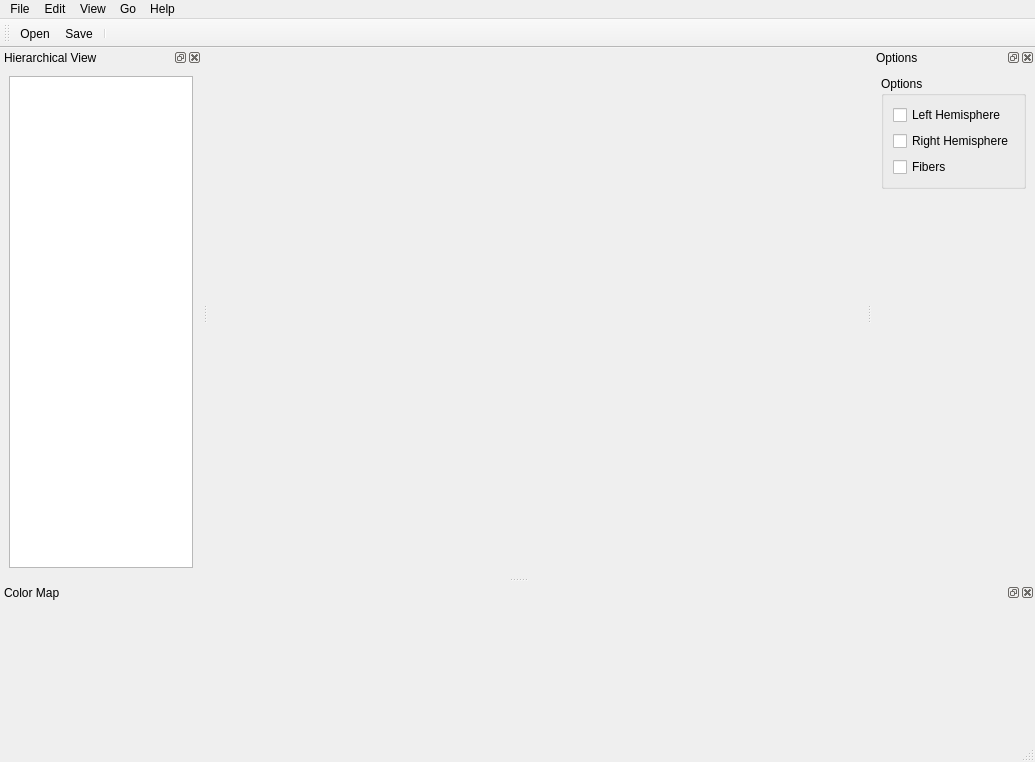
<?xml version="1.0" encoding="UTF-8"?>
<ui version="4.0">
 <class>MainWindow</class>
 <widget class="QMainWindow" name="MainWindow">
  <property name="geometry">
   <rect>
    <x>0</x>
    <y>0</y>
    <width>1035</width>
    <height>762</height>
   </rect>
  </property>
  <property name="acceptDrops">
   <bool>true</bool>
  </property>
  <property name="windowTitle">
   <string>Brainnetome Atlas Viewer</string>
  </property>
  <property name="windowIcon">
   <iconset resource="../res/res.qrc">
    <normaloff>:/icon/appicon.png</normaloff>:/icon/appicon.png</iconset>
  </property>
  <widget class="QWidget" name="centralwidget">
   <layout class="QGridLayout" name="gridLayout">
    <item row="0" column="0">
     <widget class="MeshViewer" name="glcanvas" native="true">
      <property name="minimumSize">
       <size>
        <width>640</width>
        <height>480</height>
       </size>
      </property>
     </widget>
    </item>
   </layout>
  </widget>
  <widget class="QMenuBar" name="menubar">
   <property name="geometry">
    <rect>
     <x>0</x>
     <y>0</y>
     <width>1035</width>
     <height>29</height>
    </rect>
   </property>
   <widget class="QMenu" name="menuFile">
    <property name="title">
     <string>File</string>
    </property>
    <addaction name="actionOpen"/>
    <addaction name="separator"/>
    <addaction name="actionSave"/>
    <addaction name="actionSaveAs"/>
    <addaction name="separator"/>
    <addaction name="actionQuit"/>
   </widget>
   <widget class="QMenu" name="menuEdit">
    <property name="title">
     <string>Edit</string>
    </property>
   </widget>
   <widget class="QMenu" name="menuView">
    <property name="title">
     <string>View</string>
    </property>
    <addaction name="actionToolbar"/>
    <addaction name="actionStatusbar"/>
    <addaction name="separator"/>
   </widget>
   <widget class="QMenu" name="menuHelp">
    <property name="title">
     <string>Help</string>
    </property>
    <addaction name="actionAbout"/>
   </widget>
   <widget class="QMenu" name="menuGo">
    <property name="title">
     <string>Go</string>
    </property>
   </widget>
   <addaction name="menuFile"/>
   <addaction name="menuEdit"/>
   <addaction name="menuView"/>
   <addaction name="menuGo"/>
   <addaction name="menuHelp"/>
  </widget>
  <widget class="QStatusBar" name="statusbar"/>
  <widget class="QToolBar" name="toolBar">
   <property name="windowTitle">
    <string>toolBar</string>
   </property>
   <property name="toolButtonStyle">
    <enum>Qt::ToolButtonIconOnly</enum>
   </property>
   <attribute name="toolBarArea">
    <enum>TopToolBarArea</enum>
   </attribute>
   <attribute name="toolBarBreak">
    <bool>false</bool>
   </attribute>
   <addaction name="actionOpen"/>
   <addaction name="actionSave"/>
   <addaction name="separator"/>
  </widget>
  <widget class="QDockWidget" name="dockWidget">
   <property name="windowTitle">
    <string>Hierarchical View</string>
   </property>
   <attribute name="dockWidgetArea">
    <number>1</number>
   </attribute>
   <widget class="QWidget" name="dockWidgetContents">
    <layout class="QGridLayout" name="gridLayout_2">
     <item row="0" column="0">
      <widget class="QTreeView" name="treeView">
       <property name="minimumSize">
        <size>
         <width>160</width>
         <height>0</height>
        </size>
       </property>
      </widget>
     </item>
    </layout>
   </widget>
  </widget>
  <widget class="QDockWidget" name="dockWidget_2">
   <property name="windowTitle">
    <string>Options</string>
   </property>
   <attribute name="dockWidgetArea">
    <number>2</number>
   </attribute>
   <widget class="QWidget" name="dockWidgetContents_2">
    <layout class="QGridLayout" name="gridLayout_4">
     <item row="0" column="0">
      <widget class="QGroupBox" name="groupBox">
       <property name="title">
        <string>Options</string>
       </property>
       <layout class="QGridLayout" name="gridLayout_3">
        <item row="0" column="0">
         <widget class="QCheckBox" name="checkBox">
          <property name="text">
           <string>Left Hemisphere</string>
          </property>
         </widget>
        </item>
        <item row="1" column="0">
         <widget class="QCheckBox" name="checkBox_2">
          <property name="text">
           <string>Right Hemisphere</string>
          </property>
         </widget>
        </item>
        <item row="2" column="0">
         <widget class="QCheckBox" name="checkBox_3">
          <property name="text">
           <string>Fibers</string>
          </property>
         </widget>
        </item>
       </layout>
      </widget>
     </item>
     <item row="1" column="0">
      <spacer name="verticalSpacer">
       <property name="orientation">
        <enum>Qt::Vertical</enum>
       </property>
       <property name="sizeHint" stdset="0">
        <size>
         <width>20</width>
         <height>327</height>
        </size>
       </property>
      </spacer>
     </item>
    </layout>
   </widget>
  </widget>
  <widget class="QDockWidget" name="dockWidget_3">
   <property name="windowTitle">
    <string>Color Map</string>
   </property>
   <attribute name="dockWidgetArea">
    <number>8</number>
   </attribute>
   <widget class="QWidget" name="dockWidgetContents_3">
    <layout class="QGridLayout" name="gridLayout_5">
     <item row="0" column="0">
      <widget class="ColorTable" name="widget_2" native="true">
       <property name="minimumSize">
        <size>
         <width>0</width>
         <height>120</height>
        </size>
       </property>
      </widget>
     </item>
    </layout>
   </widget>
  </widget>
  <action name="actionOpen">
   <property name="icon">
    <iconset resource="../res/res.qrc">
     <normaloff>:/icon/open.png</normaloff>:/icon/open.png</iconset>
   </property>
   <property name="text">
    <string>Open</string>
   </property>
   <property name="shortcut">
    <string>Ctrl+O</string>
   </property>
  </action>
  <action name="actionQuit">
   <property name="text">
    <string>Quit</string>
   </property>
   <property name="shortcut">
    <string>Ctrl+Q</string>
   </property>
  </action>
  <action name="actionAbout">
   <property name="text">
    <string>About</string>
   </property>
  </action>
  <action name="actionToolbar">
   <property name="checkable">
    <bool>true</bool>
   </property>
   <property name="checked">
    <bool>true</bool>
   </property>
   <property name="text">
    <string>Toolbar</string>
   </property>
  </action>
  <action name="actionStatusbar">
   <property name="checkable">
    <bool>true</bool>
   </property>
   <property name="checked">
    <bool>true</bool>
   </property>
   <property name="text">
    <string>Statusbar</string>
   </property>
  </action>
  <action name="actionSave">
   <property name="icon">
    <iconset resource="../res/res.qrc">
     <normaloff>:/icon/save.png</normaloff>:/icon/save.png</iconset>
   </property>
   <property name="text">
    <string>Save</string>
   </property>
   <property name="shortcut">
    <string>Ctrl+S</string>
   </property>
  </action>
  <action name="actionSaveAs">
   <property name="text">
    <string>SaveAs</string>
   </property>
   <property name="shortcut">
    <string>Ctrl+Shift+S</string>
   </property>
  </action>
 </widget>
 <customwidgets>
  <customwidget>
   <class>ColorTable</class>
   <extends>QWidget</extends>
   <header>colortable.h</header>
   <container>1</container>
  </customwidget>
  <customwidget>
   <class>MeshViewer</class>
   <extends>QWidget</extends>
   <header>meshviewer.h</header>
   <container>1</container>
  </customwidget>
 </customwidgets>
 <resources>
  <include location="../res/res.qrc"/>
 </resources>
 <connections>
  <connection>
   <sender>actionQuit</sender>
   <signal>triggered()</signal>
   <receiver>MainWindow</receiver>
   <slot>close()</slot>
   <hints>
    <hint type="sourcelabel">
     <x>-1</x>
     <y>-1</y>
    </hint>
    <hint type="destinationlabel">
     <x>399</x>
     <y>299</y>
    </hint>
   </hints>
  </connection>
 </connections>
</ui>
